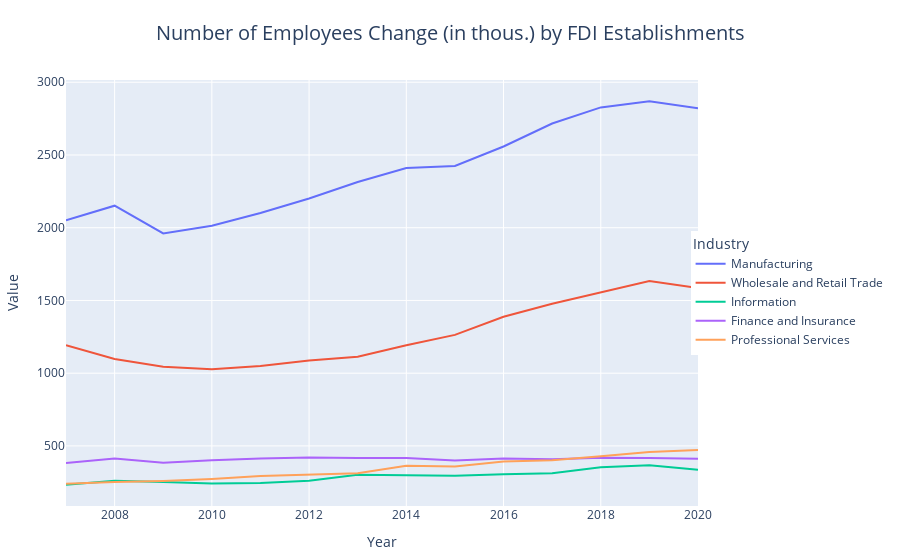

Source (notebook cell):
### Code cell
# Melt the dataframe to "long" format
df_long = time_df.melt(id_vars=['Year'], var_name='Industry', value_name='Value')

# Create a line plot using plotly express
fig = px.line(df_long, x='Year', y='Value', color='Industry',
              title='Number of Employees Change (in thous.) by FDI Establishments',
              labels={'Year': 'Year', 'Value': 'Value', 'Industry': 'Industry'})

# Customize the layout
fig.update_layout(
    legend=dict(
        orientation='v',
        yanchor='middle',
        y=0.5,
        xanchor='right',
        x=1.3
    ),
    xaxis_tickfont_size=12,
    yaxis_tickfont_size=12,
    title_font_size=20,
    title_x=0.5,
    margin=dict(l=50, r=50, t=80, b=50)
)

# Show the plot
fig.show()

### Figure 1 — Plotly figure (JSON) as saved in the notebook; plotly's stock layout.template omitted (floating-point values rounded to 4 significant figures)
{"data": [{"hovertemplate": "Industry=Manufacturing<br>Year=%{x}<br>Value=%{y}<extra></extra>", "legendgroup": "Manufacturing", "line": {"color": "#636efa", "dash": "solid"}, "marker": {"symbol": "circle"}, "mode": "lines", "name": "Manufacturing", "orientation": "v", "showlegend": true, "type": "scatter", "x": [2007, 2008, 2009, 2010, 2011, 2012, 2013, 2014, 2015, 2016, 2017, 2018, 2019, 2020], "xaxis": "x", "y": [2051.0, 2152.0, 1961, 2014.0, 2101.0, 2200.0, 2314.0, 2410.0, 2425, 2558.0, 2716.0, 2827.0, 2869, 2822.0], "yaxis": "y"}, {"hovertemplate": "Industry=Wholesale and Retail Trade<br>Year=%{x}<br>Value=%{y}<extra></extra>", "legendgroup": "Wholesale and Retail Trade", "line": {"color": "#EF553B", "dash": "solid"}, "marker": {"symbol": "circle"}, "mode": "lines", "name": "Wholesale and Retail Trade", "orientation": "v", "showlegend": true, "type": "scatter", "x": [2007, 2008, 2009, 2010, 2011, 2012, 2013, 2014, 2015, 2016, 2017, 2018, 2019, 2020], "xaxis": "x", "y": [1192.0, 1098.0, 1045.0, 1028.0, 1049.0, 1088.0, 1114.0, 1192, 1264.0, 1388.0, 1478.0, 1558.0, 1634, 1586.0], "yaxis": "y"}, {"hovertemplate": "Industry=Information<br>Year=%{x}<br>Value=%{y}<extra></extra>", "legendgroup": "Information", "line": {"color": "#00cc96", "dash": "solid"}, "marker": {"symbol": "circle"}, "mode": "lines", "name": "Information", "orientation": "v", "showlegend": true, "type": "scatter", "x": [2007, 2008, 2009, 2010, 2011, 2012, 2013, 2014, 2015, 2016, 2017, 2018, 2019, 2020], "xaxis": "x", "y": [233.5, 261.1, 252.3, 241, 244.8, 260.6, 302.5, 298.6, 294.5, 306.1, 312, 353.8, 367.3, 335.5], "yaxis": "y"}, {"hovertemplate": "Industry=Finance and Insurance<br>Year=%{x}<br>Value=%{y}<extra></extra>", "legendgroup": "Finance and Insurance", "line": {"color": "#ab63fa", "dash": "solid"}, "marker": {"symbol": "circle"}, "mode": "lines", "name": "Finance and Insurance", "orientation": "v", "showlegend": true, "type": "scatter", "x": [2007, 2008, 2009, 2010, 2011, 2012, 2013, 2014, 2015, 2016, 2017, 2018, 2019, 2020], "xaxis": "x", "y": [382.1, 412.8, 384.5, 402.2, 414.3, 420, 416.5, 417.8, 399.6, 412.8, 408.2, 419.4, 416.4, 412], "yaxis": "y"}, {"hovertemplate": "Industry=Professional Services<br>Year=%{x}<br>Value=%{y}<extra></extra>", "legendgroup": "Professional Services", "line": {"color": "#FFA15A", "dash": "solid"}, "marker": {"symbol": "circle"}, "mode": "lines", "name": "Professional Services", "orientation": "v", "showlegend": true, "type": "scatter", "x": [2007, 2008, 2009, 2010, 2011, 2012, 2013, 2014, 2015, 2016, 2017, 2018, 2019, 2020], "xaxis": "x", "y": [239.2, 252.3, 259.1, 273, 294, 300.6, 311.9, 364.2, 358.6, 393.1, 402.4, 428.7, 458.4, 471.9], "yaxis": "y"}], "layout": {"legend": {"orientation": "v", "title": {"text": "Industry"}, "tracegroupgap": 0, "x": 1.3, "xanchor": "right", "y": 0.5, "yanchor": "middle"}, "margin": {"b": 50, "l": 50, "r": 50, "t": 80}, "title": {"font": {"size": 20}, "text": "Number of Employees Change (in thous.) by FDI Establishments", "x": 0.5}, "xaxis": {"anchor": "y", "domain": [0, 1], "tickfont": {"size": 12}, "title": {"text": "Year"}}, "yaxis": {"anchor": "x", "domain": [0, 1], "tickfont": {"size": 12}, "title": {"text": "Value"}}}}
